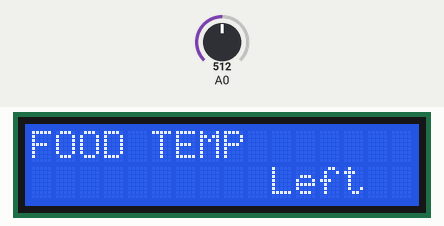
A sketch run on a simulated Arduino Uno, built with avr-gcc and run on an emulated ATmega328P. Shown: 16×2 character LCD. The inputs (shaded band) are chosen by the test bench; at power-on: A0 = 512. What the sketch prints to the serial monitor is not drawn.

Above: at 1.2 s.
1.3 s: A0 set to 490
At 2.2 s:
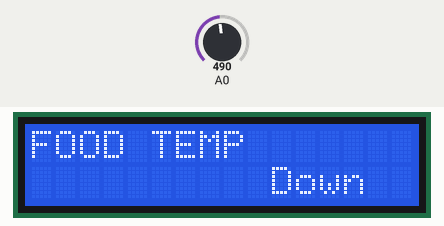
2.8 s: A0 set to 290
At 3.4 s:
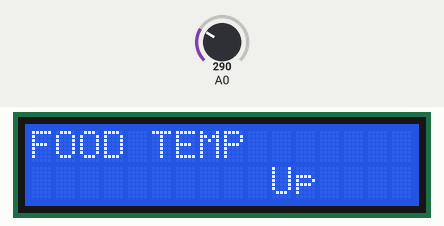
4.3 s: A0 set to 50
At 5.5 s:
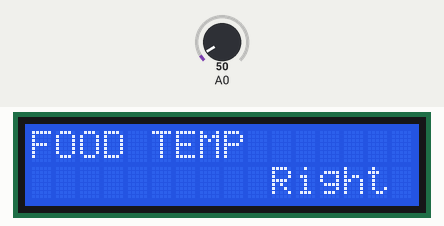
5.8 s: A0 set to 710
At 6.8 s:
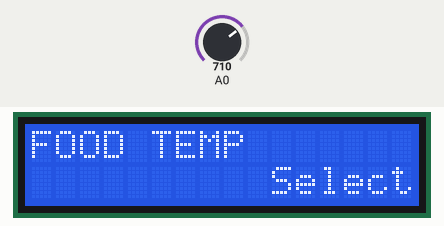
7.3 s: A0 set to 690
At 8.0 s:
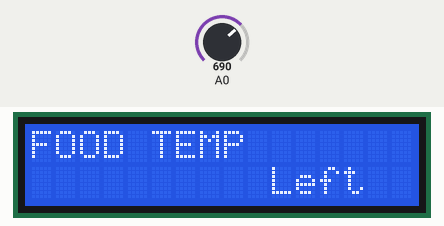
Timing chart, 0 to 7.9 s (numbered marks = the images above; inputs shaded):
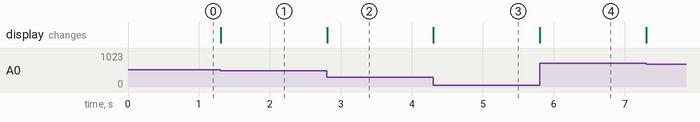

The sketch:

LCD_Experiment.ino
```cpp
#include "LiquidCrystal.h"

LiquidCrystal lcd( 8,  9,  4,  5,  6,  7);
int x;

void setup() {
 lcd.begin(16, 2);

 lcd.setCursor(0,0);
 lcd.print("FOOD TEMP");

 Serial.begin(9600);
}

void button_read() {

  x = analogRead(0);

  if (x < 60) {
   x = 1;
  }
  else if (x < 300) {
    x = 2;
  }
  else if (x < 500){
    x = 3;
   }
  else if (x < 700){
    x = 4;
   }
  else if (x < 900){
   x = 5;
 }
}

void loop() {

 button_read();

 lcd.setCursor(10,1);

 if (x == 1) {
   lcd.print ("Right ");
 }
 else if (x == 2) {
   lcd.print ("Up    ");
 }
 else if (x == 3) {
   lcd.print ("Down  ");
 }
 else if (x == 4){
   lcd.print ("Left  ");
 }
 else if (x == 5 ){
   lcd.print ("Select");
 }
  Serial.println(x);

}
```

Measured:
- after the input at 1.3 s, the display: changes at once (image 1)
- after the input at 2.8 s, the display: changes at once (image 2)
- after the input at 4.3 s, the display: changes at once (image 3)
- after the input at 5.8 s, the display: changes at once (image 4)
